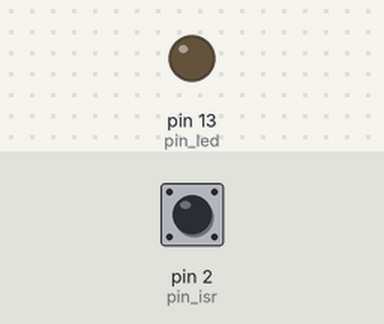
Recording of a program running on a simulated Arduino Uno, built with avr-gcc and run on an emulated ATmega328P. Shown: output pins drawn as LEDs (lit = HIGH). The test bench sets the inputs (shaded band); at power-on: pin 2 (pin_isr) HIGH.

Above: at 1.2 s.
1.3 s: pin 2 (pin_isr) pulled LOW for 0.15 s
At 1.37 s:
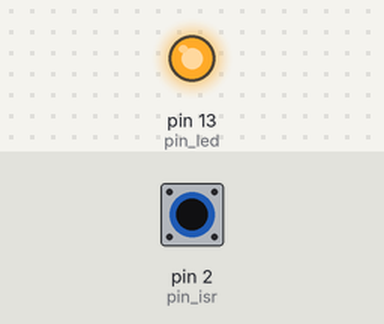
2.9 s: pin 2 (pin_isr) pulled LOW for 3.2 s
At 6.4 s:
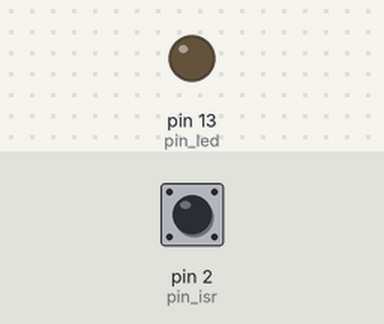
Timing chart, 0 to 7.9 s (numbered marks = the images above; inputs shaded):
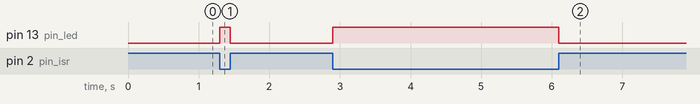

The program:

main.cpp
```cpp
/*
Connectez simplement un fil (ou un interrupteur) entre D2 et la masse.
Le pullup interne (activé dans le setup() ) force la broche HAUT normalement,
   une fois mis à la terre, il devient BAS.
Le changement dans la broche est détecté par une interruption en mode CHANGE,
   ce qui provoque l'appel de la routine de service d'interruption blinkIsr().
*/

#include <Arduino.h>

const uint8_t pin_led = 13;
const uint8_t pin_isr = 2;

volatile bool state = LOW;

/*
    Changement d'état uniquement dans la routine d'interruption
    digitalWrite(pin_led, state); doit être dans la boucle principale
    -------------------------------------
    Avantage:      routine trés rapide
    Inconvénient:  l'application de l'état est fonction du délai de traitement de la boucle principale
        Si nous rajoutons un delay(3000), le changement sur la LED ne se verra qu'au bout de 3 secondes max
*/
void blinkIsr_v1() {
    state = !state;
}

/*
    Changement d'état & application sur la LED dans la routine d'interruption
    //digitalWrite(pin_led, state); doit être supprimée ou passée en commentaire dans la boucle principale
    -------------------------------------
    Avantage:      n'est plus tributaire de la boucle principale, application immédiate du changement d'état sur la LED
    Inconvénient:  delai de traitement de la routine plus longue
*/
void blinkIsr_v2() {
    digitalWrite(pin_led, state = !state);
}

/*
    Changement d'état & application sur la LED dans la routine d'interruption directement par Registre & opération booléenne
    //digitalWrite(pin_led, state); doit être supprimée ou passée en commentaire dans la boucle principale
    -------------------------------------
    Avantage:      idem à la v2
                   par le registre: opération 10x plus rapide qu'avec digitalWrite()
                   avec l'opération booléenne: plus besoin de la variable state
    Inconvénient:  routine moins lisible, necessité de commenter
*/
void blinkIsr_v3() {
    PORTB ^= B00100000; // Inversion (par XOR) du bit5 sur le PORTB correspondant à la broche 13
}

void setup() {
    pinMode(pin_led, OUTPUT);
    pinMode(pin_isr, INPUT_PULLUP);
    attachInterrupt(digitalPinToInterrupt(pin_isr), blinkIsr_v3, CHANGE); // modifier le nom de la routine ISR en fonction de l'exercice
}

void loop() {
    //digitalWrite(pin_led, state);
    delay(5000);
}
```

Measured:
- after the input at 1.3 s, pin 13 (pin_led): LOW → HIGH at once, → LOW 0.15 s later
- after the input at 2.9 s, pin 13 (pin_led): LOW → HIGH at once, → LOW 3.2 s later
